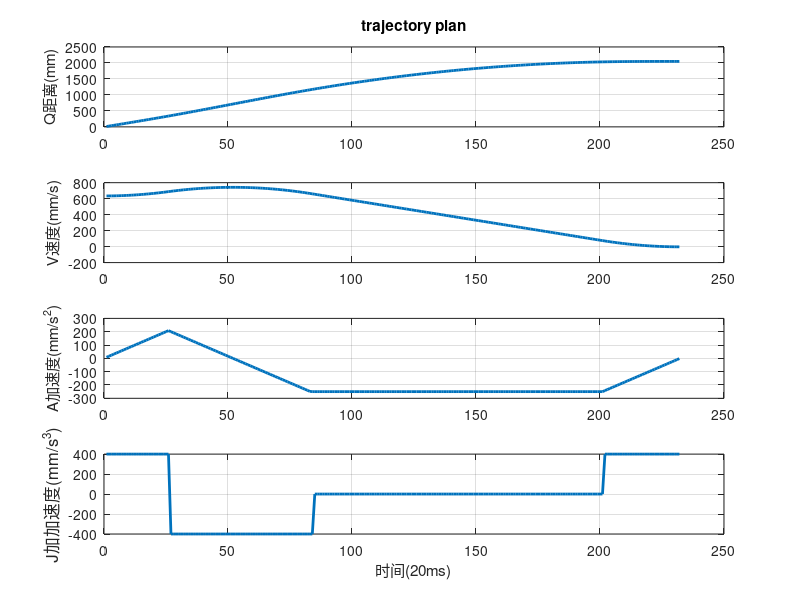

MATLAB code to generate this figure:
%编写程序模拟在线计算双S曲线加减速
%从初始点q0开始，一直计算到终点q1结束
%定义必要的变量

%起始和终止点参数
q0 = 0000;
q1 = 2000;%mm
v0 = 634;  %%一直q1和v0求其他
v1 = 0;
a0 = 0;%mm/s^2
a1 = 0;


vmax = 800;%mm/s
vmin = 0;
amax = 250;%mm/s^2
amin = -250;
jmax = 400;%mm/s^3%j无穷大，速度梯形曲线
jmin = -400;
vmax_org = vmax;%??


%定义在k点上的%k点是哪个点
qk = q0;
qk_1 = q0;
vk = v0;
vk_1 = v0;
ak = a0;
ak_1 = a0;
jk = 0;
jk_1 = 0;
%e_min = 0.001;%?


phase_2 = 0; 
Tk = 0;
Ts = 0.02%时间间隔20ms
T_ = 0; 

%定义记录曲线用变量
qc = [];
vc = [];
ac = [];
jc = [];

%进入循环当，当前点没有接近终点时，循环继续
while 1
%     if qk > 2.5 && qk < 4
%         vmax = vmax_org*0.8;
%     end
    %判断是否已经进入到减速阶段

    if T_>0 %通过T_判断是否进入减速阶段?
        t1 = Tk - T_;
        t2 = Tj2a;
        t3 = (Td - Tj2b);
        t4 = Td;
        %已经进入到减速阶段
    %直接判断jk
        if (Tk - T_)>=0&&(Tk - T_)<(Tj2a)
             disp('1')
            jk = jmin;
        elseif (Tk - T_)>=(Tj2a)&&(Tk - T_)<(Td - Tj2b)
             disp('2')
            jk = 0;
        elseif(Tk - T_)>=((Td - Tj2b))&&(Tk - T_)<(Td)
             disp('3')
            jk = jmax;
        else
            disp('4')
%             jk =0;
%             ak =a1;
%             vk =v1;
%             qk = q1;
            break;
        end
        Tk - T_
    else
        %未进入到减速阶段
        %计算Td,Tj2a,Tj2b，用以计算hk。
        Tj2a = (amin - ak)/jmin;
        Tj2b = (a1 - amin)/jmax;
        Td = (v1 - vk)/amin + Tj2a*(amin - ak)/2/amin + Tj2b*(amin - a1)/2/amin;

        %首先判断在减速段，是否能够达到最小减速度amin
        %%如果条件满足，重新计算Td
        if Td <= Tj2a + Tj2b
           Tj2a = -1*ak/jmin + ((jmax - jmin)*(ak^2*jmax - jmin*(a1^2 + 2*jmax*(vk - v1))))^2/jmin/(jmin - jmax);
           Tj2b = a1/jmax + ((jmax - jmin)*(ak^2*jmax - jmin*(a1^2 + 2*jmax*(vk - v1))))^2/jmin/(jmin - jmax);
           Td = Tj2a + Tj2b;
        end
        
         %计算hk，判断是否需要进入减速阶段
        hk = 0.5*ak*Td^2 + (jmin*Tj2a*(3*Td^2 - 3*Td*Tj2a + Tj2a^2) + jmax*Tj2b^3)/6 + Td*vk;
        if hk <(q1 - qk)
            %case 1 加速或匀速运动段
            %判断加加速度的值
            if ((vk - ak^2/2/jmin) < vmax)&&(ak < amax)
%                 disp('##############4##############')
                
                jk = jmax;
            elseif((vk - ak^2/2/jmin) < vmax)&&(ak >= amax)
%                 disp('##############5##############')
              
                jk = 0;
            elseif((vk - ak^2/2/jmin) >= vmax)&&(ak >0 )
%                 disp('##############6##############')
                
                jk = jmin;
            elseif((vk - ak^2/2/jmin) >= vmax)&&(ak <=0 )
                disp('##############7##############')
                vk
                ak
                jk = 0;
            end
        %case 2 减速度阶段
        else
            %进入到减速阶段，记录时间
            T_ = Tk;
            jk = jmin;
%             disp('8')
        end
    end%end if T_>0
    
%根据jk计算本周期的加速度，速度，位置

   jc = [jc jk];
   
   ak = ak_1 + Ts*(jk + jk)/2 ; 
   if ak>amax
       ak = amax;
   end
   if ak < amin
       ak = amin;
   end
   if jk<0&&ak_1>0&&ak<0%ak在关键点的判断%避免震荡?
       ak = 0;
   end  
   ac = [ac ak]; 
   
%根据ak值计算vk
   vk =  vk_1 + Ts*(ak + ak_1)/2;
%    if vk> vmax
%        vk = vmax;
%    end
%    if vk < vmin
%        vk = vmin;
%    end

   vc = [vc vk];

%根据vk值计算qk
   qk =  qk_1 + Ts*(vk + vk_1)/2; 
   qc = [qc qk];

   qk_1 = qk;
   vk_1 = vk;
   ak_1 = ak;
   jk_1 = jk;
   Tk = Tk + Ts;
   
end%end while

subplot(411)
plot(qc,'LineWidth',2)
ylabel('Q距离(mm)')%y轴标记
title('trajectory plan')%标题
grid
subplot(412)
plot(vc,'LineWidth',2)
grid
ylabel('V速度(mm/s)')%y轴标记
subplot(413)
plot(ac,'LineWidth',2)
grid
ylabel('A加速度(mm/s^2)')%y轴标记
subplot(414)
plot(jc,'LineWidth',2)
grid
ylabel('J加加速度(mm/s^3)','FontSize',12)%y轴标记
xlabel('时间(20ms)')%x轴标记








